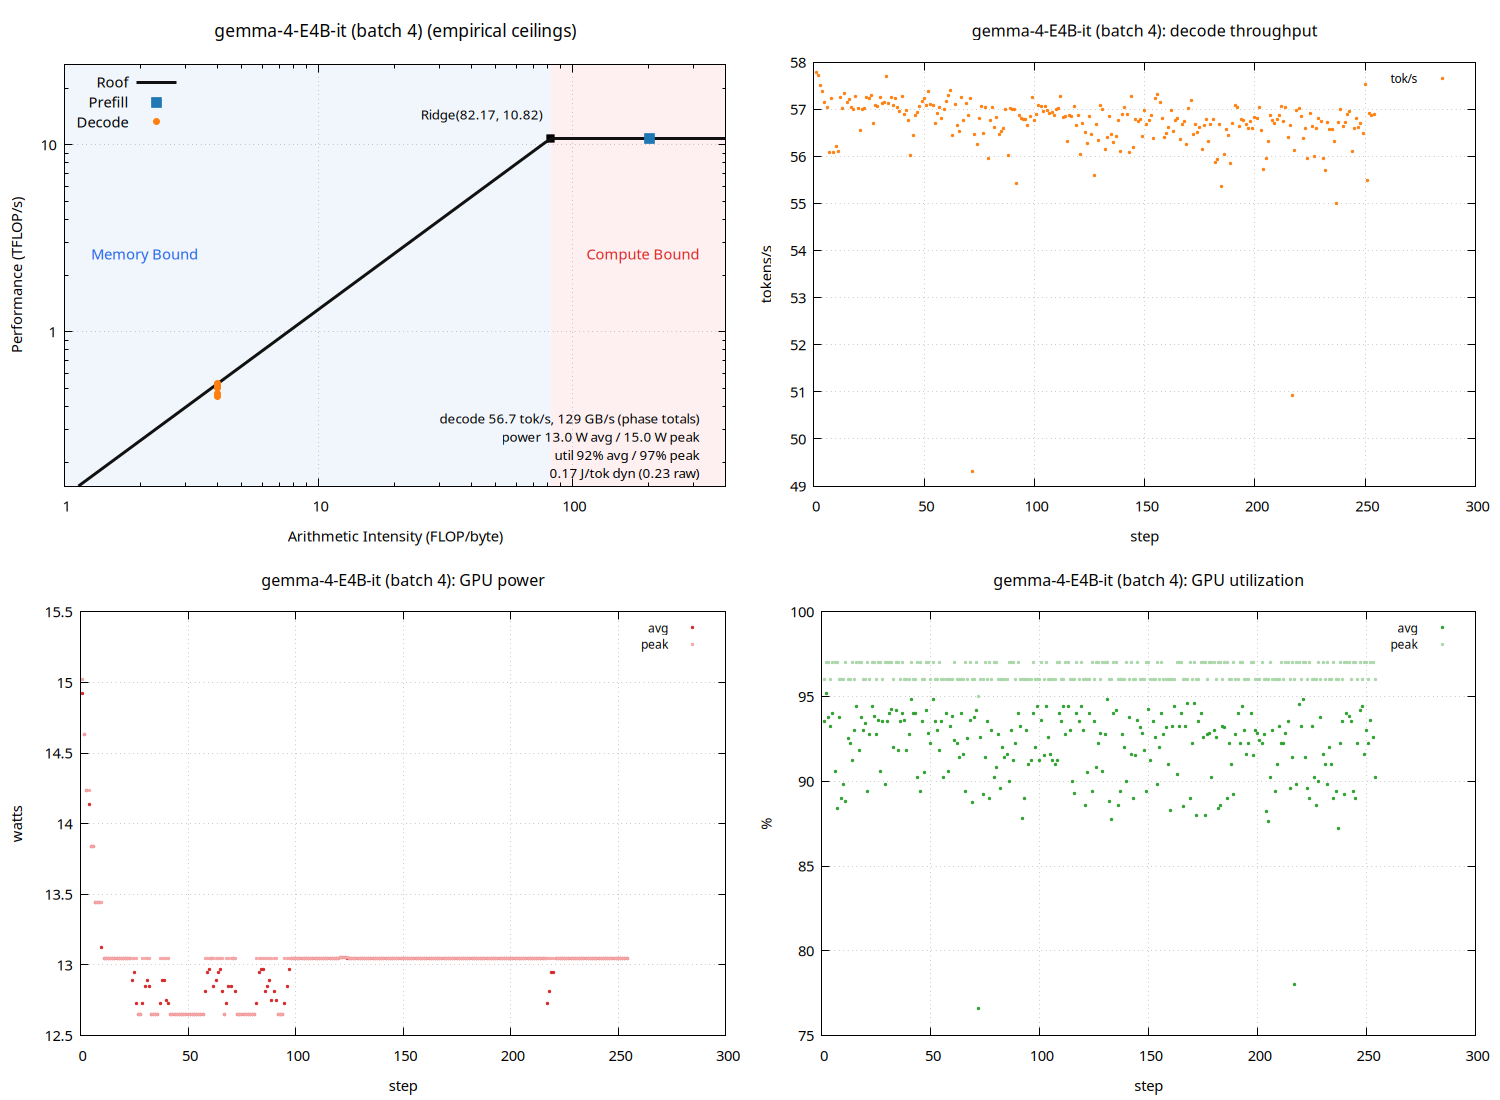

Source code (gnuplot):
set terminal pngcairo size 1500,1100 enhanced font 'Sans,11'
set output 'sweep_thor_vllm/gemma_b004_roofline.png'
set datafile separator "\t"
set datafile missing 'NaN'
set multiplot layout 2,2
unset label
unset object
unset arrow
set title "gemma-4-E4B-it (batch 4) (empirical ceilings)" font ',13'
set xlabel "Arithmetic Intensity (FLOP/byte)"
set ylabel "Performance (TFLOP/s)"
set logscale xy
set xrange [1:402.805]
set yrange [0.149485:27.0502]
set grid xtics ytics
set key top left
set object 1 rectangle from graph 0, graph 0 to first 82.1702, graph 1 \
    fillcolor rgb '#dce9f7' fillstyle solid 0.45 noborder behind
set object 2 rectangle from first 82.1702, graph 0 to graph 1, graph 1 \
    fillcolor rgb '#fbdcdc' fillstyle solid 0.45 noborder behind
set label 1 "Memory Bound" at graph 0.04, graph 0.55 left \
    textcolor rgb '#2563eb' font ',11'
set label 2 "Compute Bound" at graph 0.96, graph 0.55 right \
    textcolor rgb '#dc2626' font ',11'
set label 3 "Ridge(82.17, 10.82)" \
    at first 82.1702, first 10.8201 right \
    point pointtype 5 pointsize 1.2 \
    offset character -1.5, character 1 font ',10'
set label 4 "decode 56.7 tok/s, 129 GB/s (phase totals)\npower 13.0 W avg / 15.0 W peak\nutil 92% avg / 97% peak\n0.17 J/tok dyn (0.23 raw)" at graph 0.96, graph 0.16 right font ',10'
peak_t = 10.8201
peak_b = 131.679
roof(x) = (x * peak_b / 1000.0 < peak_t) ? x * peak_b / 1000.0 : peak_t
plot roof(x) with lines linewidth 3 linecolor rgb '#111111' title 'Roof', \
     'sweep_thor_vllm/gemma_b004_roofline.dat' using 3:(strcol(2) eq 'prefill' ? $4 : 1/0) with points \
         pointtype 5 pointsize 1.6 linecolor rgb '#1f77b4' title 'Prefill', \
     'sweep_thor_vllm/gemma_b004_roofline.dat' using 3:(strcol(2) eq 'decode' ? $4 : 1/0) with points \
         pointtype 7 pointsize 1.0 linecolor rgb '#ff7f0e' title 'Decode'

unset label
unset object
unset arrow
unset logscale
set xrange [*:*]
set yrange [*:*]
set title "gemma-4-E4B-it (batch 4): decode throughput" font ',12'
set xlabel "step"
set ylabel "tokens/s"
set grid xtics ytics
set key top right font ',9'
plot 'sweep_thor_vllm/gemma_b004_roofline.dat' using 1:(strcol(2) eq 'decode' ? $5 : 1/0) with points pointtype 7 pointsize 0.4 linecolor rgb '#ff7f0e' title 'tok/s'

unset label
unset object
unset arrow
unset logscale
set xrange [*:*]
set yrange [*:*]
set title "gemma-4-E4B-it (batch 4): GPU power" font ',12'
set xlabel "step"
set ylabel "watts"
set grid xtics ytics
set key top right font ',9'
plot 'sweep_thor_vllm/gemma_b004_roofline.dat' using 1:(strcol(2) eq 'decode' ? $6 : 1/0) with points pointtype 7 pointsize 0.4 linecolor rgb '#d62728' title 'avg', \
     'sweep_thor_vllm/gemma_b004_roofline.dat' using 1:(strcol(2) eq 'decode' ? $8 : 1/0) with points pointtype 7 pointsize 0.4 linecolor rgb '#f4a6a6' title 'peak'

unset label
unset object
unset arrow
unset logscale
set xrange [*:*]
set yrange [*:*]
set title "gemma-4-E4B-it (batch 4): GPU utilization" font ',12'
set xlabel "step"
set ylabel "%"
set grid xtics ytics
set key top right font ',9'
plot 'sweep_thor_vllm/gemma_b004_roofline.dat' using 1:(strcol(2) eq 'decode' ? $7 : 1/0) with points pointtype 7 pointsize 0.4 linecolor rgb '#2ca02c' title 'avg', \
     'sweep_thor_vllm/gemma_b004_roofline.dat' using 1:(strcol(2) eq 'decode' ? $9 : 1/0) with points pointtype 7 pointsize 0.4 linecolor rgb '#a9d7a9' title 'peak'

unset multiplot
